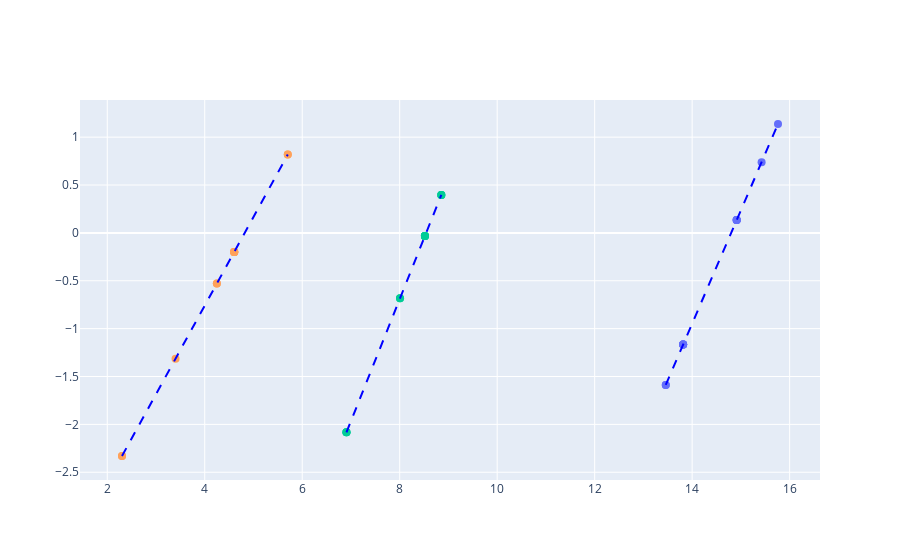

Write notebook code for a chart like this one.
### Code cell
from sklearn.linear_model import LinearRegression

# Prepare figure for Plotly
fig = go.Figure()

# Loop over each unique x value and perform regression on the group
for unique_x in np.unique(x):
    # Filter data for the current x value
    mask = x == unique_x
    x_group = x[mask]
    y_group = y[mask]

    # Sort y_group in ascending order and reorder corresponding z_group
    sorted_indices = np.argsort(y_group)  # Get indices for sorting
    y_group = y_group[sorted_indices]  # Sorted y_group
    z_group = [
        webit(y_value, eta_values[unique_x], beta_values[unique_x])
        for y_value in y_group
    ]
    # Compute log(y) for the current group
    log_y_group = np.log(y_group)

    # Perform least squares linear regression to fit a line between y and z for the current group
    # Using numpy's polyfit for least squares fit (degree 1 for a line)
    m, c = np.polyfit(log_y_group, z_group, 1)
    # print(m)
    # print(c)
    # Get the fitted line equation (predicted z values)
    z_pred = m * log_y_group + c

    # Add scatter plot for the data points (y vs z) without legend
    fig.add_trace(
        go.Scatter(
            x=log_y_group,  # y (Cycles to Breakdown) on x-axis
            y=z_group,  # Failure Probability on y-axis
            mode="markers",  # Only markers, no lines
            marker=dict(size=8),
            # name=f"x = {unique_x}",  # Label based on unique x value
            showlegend=False,
        )
    )

    # Add the fitted line for the group (single line for each unique x)
    fig.add_trace(
        go.Scatter(
            x=log_y_group,  # y (Cycles to Breakdown) on x-axis
            y=z_pred,  # Fitted z value from least squares
            mode="lines",
            line=dict(dash="dash", color="blue"),
            # name=f"Fitted Line for x = {unique_x}",  # Label for the fitted line
            showlegend=False,
        )
    )

# # Customize layout to show x in log scale
# fig.update_layout(
#     title="Failure Probability vs Cycles to Breakdown (y) with Fitted Line for Each x",
#     xaxis=dict(
#         title="Cycles to Breakdown (y)",
#         # type="log",  # Set x-axis to logarithmic scale
#         showgrid=True,  # Show grid on x-axis
#         tickmode="array",
#         tickvals=[
#             i for i in range(0, 7)
#         ],  # Define the ticks as powers of 10 (e.g., 10^1, 10^2, etc.)
#         ticktext=[f"10^{i}" for i in range(0, 7)],  # Show as 10^x
#     ),
#     yaxis=dict(title="Webit (Failure Probability)", showgrid=True),
#     template="plotly_white",
# )

# Show the plot
fig.show()

### Figure 1 — Plotly figure (JSON) as saved in the notebook; plotly's stock layout.template omitted (floating-point values rounded to 4 significant figures)
{"data": [{"marker": {"size": 8}, "mode": "markers", "showlegend": false, "type": "scatter", "x": [13.46, 13.46, 13.82, 13.82, 13.82, 13.82, 13.82, 14.91, 14.91, 14.91, 14.91, 15.42, 15.76], "y": [-1.588, -1.588, -1.166, -1.166, -1.166, -1.166, -1.166, 0.1346, 0.1346, 0.1346, 0.1346, 0.7392, 1.137]}, {"line": {"color": "blue", "dash": "dash"}, "mode": "lines", "showlegend": false, "type": "scatter", "x": [13.46, 13.46, 13.82, 13.82, 13.82, 13.82, 13.82, 14.91, 14.91, 14.91, 14.91, 15.42, 15.76], "y": [-1.588, -1.588, -1.166, -1.166, -1.166, -1.166, -1.166, 0.1346, 0.1346, 0.1346, 0.1346, 0.7392, 1.137]}, {"marker": {"size": 8}, "mode": "markers", "showlegend": false, "type": "scatter", "x": [6.908, 6.908, 6.908, 8.006, 8.006, 8.517, 8.517, 8.517, 8.517, 8.517, 8.854, 8.854, 8.854], "y": [-2.083, -2.083, -2.083, -0.6833, -0.6833, -0.03247, -0.03247, -0.03247, -0.03247, -0.03247, 0.3962, 0.3962, 0.3962]}, {"line": {"color": "blue", "dash": "dash"}, "mode": "lines", "showlegend": false, "type": "scatter", "x": [6.908, 6.908, 6.908, 8.006, 8.006, 8.517, 8.517, 8.517, 8.517, 8.517, 8.854, 8.854, 8.854], "y": [-2.083, -2.083, -2.083, -0.6833, -0.6833, -0.03247, -0.03247, -0.03247, -0.03247, -0.03247, 0.3962, 0.3962, 0.3962]}, {"marker": {"size": 8}, "mode": "markers", "showlegend": false, "type": "scatter", "x": [2.303, 2.303, 3.401, 4.248, 4.248, 4.605, 4.605, 4.605, 4.605, 4.605, 4.605, 5.704, 5.704], "y": [-2.33, -2.33, -1.313, -0.5291, -0.5291, -0.199, -0.199, -0.199, -0.199, -0.199, -0.199, 0.8179, 0.8179]}, {"line": {"color": "blue", "dash": "dash"}, "mode": "lines", "showlegend": false, "type": "scatter", "x": [2.303, 2.303, 3.401, 4.248, 4.248, 4.605, 4.605, 4.605, 4.605, 4.605, 4.605, 5.704, 5.704], "y": [-2.33, -2.33, -1.313, -0.5291, -0.5291, -0.199, -0.199, -0.199, -0.199, -0.199, -0.199, 0.8179, 0.8179]}], "layout": {}}
